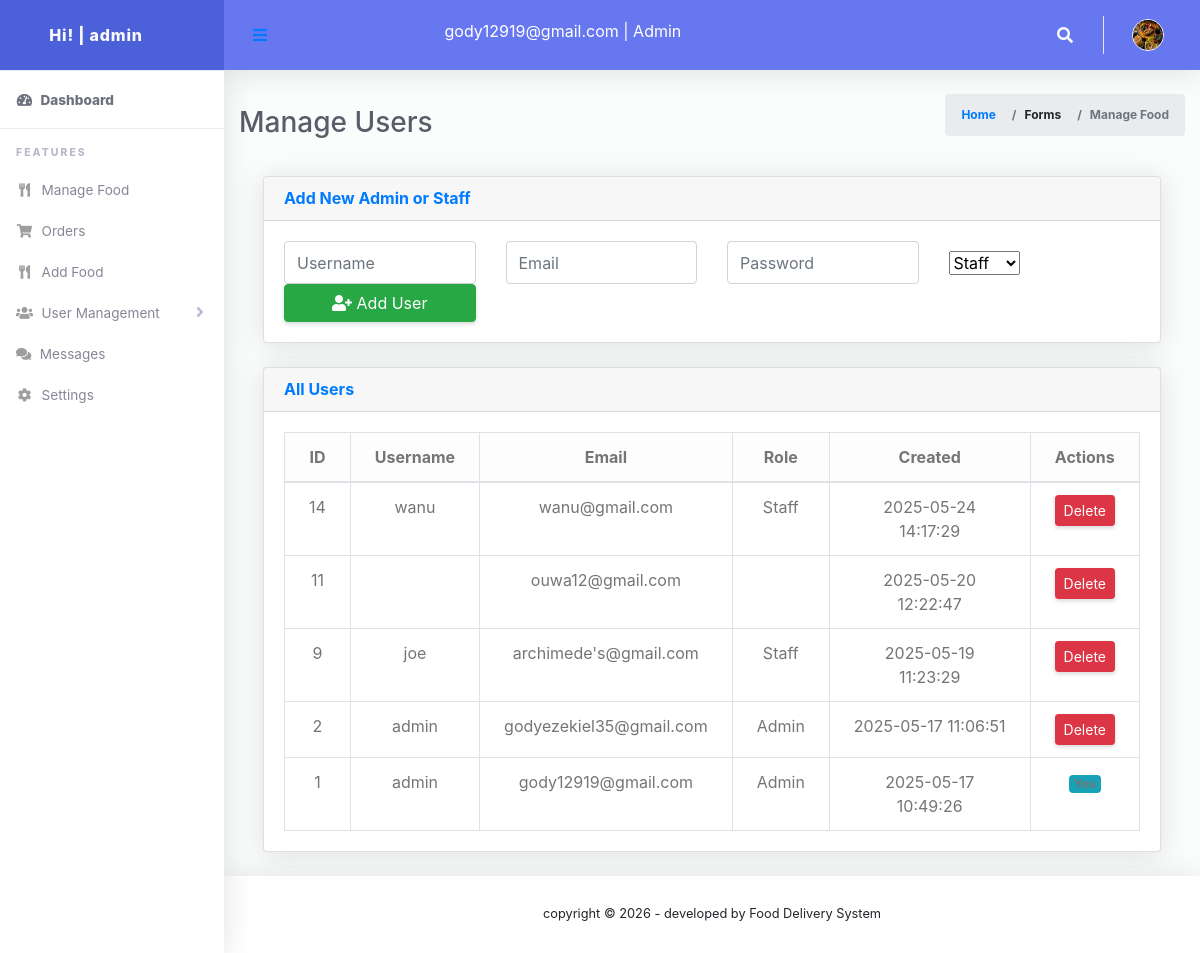
The page /admin/users.php (signed in) on the database its author committed.
### tables this page shows
CREATE TABLE `users` (
  `id` int(11) NOT NULL,
  `username` varchar(50) DEFAULT NULL,
  `email` varchar(100) DEFAULT NULL,
  `password` varchar(255) DEFAULT NULL,
  `role` enum('admin','staff','user') DEFAULT NULL,
  `image` varchar(255) DEFAULT NULL,
  `created_at` timestamp NOT NULL DEFAULT current_timestamp()
);

### admin/users.php (the view, shortened to what this page needs)
<?php
include '../includes/db_connection.php';
$adminId = $_SESSION['multi_user_sessions']['admin']['user_id'];
$admin = null;
$admin_query = $conn->prepare("SELECT username, email, role, image FROM users WHERE id = ?");
$admin_query->bind_param("i", $adminId);
$admin_query->execute();
$admin_result = $admin_query->get_result();
if ($admin_result && $admin_result->num_rows > 0) {
    $admin = $admin_result->fetch_assoc();
}
$users = mysqli_query($conn, "SELECT * FROM users ORDER BY created_at DESC");
?>
<!DOCTYPE html>
<html>
<head>
    <link href="vendor/fontawesome-free/css/all.min.css" rel="stylesheet" type="text/css">
    <link href="vendor/bootstrap/css/bootstrap.min.css" rel="stylesheet" type="text/css">
    <link href="css/ruang-admin.min.css" rel="stylesheet">
    <link href="css/bootstrap.css" rel="stylesheet">
</head>
<body id="page-top">
    <div id="wrapper">
        <?php include('includes/sidebar.php'); ?>
        <div id="content-wrapper" class="d-flex flex-column">
            <div id="content">
                <?php include('includes/header.php'); ?>
                <div class="container-fluid" id="container-wrapper">
                    <div class="d-sm-flex align-items-center justify-content-between mb-4">
                        <h1 class="h3 mb-0 text-gray-800">Manage Users</h1>
                        <ol class="breadcrumb">
                            <li class="breadcrumb-item"><a href="dashboard.php">Home</a></li>
                            <li class="breadcrumb-item">Forms</li>
                            <li class="breadcrumb-item active" aria-current="page">Manage Food</li>
                        </ol>
                    </div>
                    <div class="container-fluid px-4">
                        <div class="card shadow mb-4">
                            <div class="card-header d-flex justify-content-between align-items-center">
                                <h6 class="m-0 font-weight-bold text-primary">Add New Admin or Staff</h6>
                            </div>
                            <div class="card-body">
                                <form method="POST">
                                    <div class="row g-3 align-items-center">
                                        <div class="col-md-3">
                                            <input type="text" name="username" placeholder="Username"
                                                class="form-control" required>
                                        </div><br>
                                        <div class="col-md-3">
                                            <input type="email" name="email" placeholder="Email" class="form-control"
                                                required>
                                        </div>
                                        <div class="col-md-3">
                                            <input type="password" name="password" placeholder="Password"
                                                class="form-control" required>
                                        </div>
                                        <div class="col-md-3">
                                            <select name="role" class="form-select" required>
                                                <option value="staff">Staff</option>
                                            </select>
                                        </div>
                                        <div class="col-md-3">
                                            <button name="add_user" class="btn btn-success w-100">
                                                <i class="fas fa-user-plus me-1"></i> Add User
                                            </button>
                                        </div>
                                    </div>
                                </form>
                            </div>
                        </div>
                        <div class="card shadow mb-4">
                            <div class="card-header">
                                <h6 class="m-0 font-weight-bold text-primary">All Users</h6>
                            </div>
                            <div class="card-body">
                                <div class="table-responsive">
                                    <table class="table table-bordered align-middle text-center">
                                        <thead class="table-light">
                                            <tr>
                                                <th>ID</th>
                                                <th>Username</th>
                                                <th>Email</th>
                                                <th>Role</th>
                                                <th>Created</th>
                                                <th>Actions</th>
                                            </tr>
                                        </thead>
                                        <tbody>
                                            <?php while ($user = mysqli_fetch_assoc($users)): ?>
                                                <tr>
                                                    <td><?= $user['id'] ?></td>
                                                    <td><?= htmlspecialchars($user['username']) ?></td>
                                                    <td><?= htmlspecialchars($user['email']) ?></td>
                                                    <td><?= ucfirst($user['role']) ?></td>
                                                    <td><?= $user['created_at'] ?></td>
                                                    <td>
                                                        <?php if ($user['id'] != $adminId): ?>
                                                            <a href="?delete=<?= $user['id'] ?>" class="btn btn-danger btn-sm"
                                                                onclick="return confirm('Are you sure?')">Delete</a>
                                                        <?php else: ?>
                                                            <span class="badge bg-info">You</span>
                                                        <?php endif; ?>
                                                    </td>
                                                </tr>
                                            <?php endwhile; ?>
                                        </tbody>
                                    </table>
                                </div>
                            </div>
                        </div>
                    </div>
                </div>
            </div>
            <?php include('includes/footer.php'); ?>
        </div>
    </div>
</body>
</html>

### admin/includes/sidebar.php (shortened to what this page needs)
<ul class="navbar-nav sidebar sidebar-light accordion" id="accordionSidebar">
  <a class="sidebar-brand d-flex align-items-center justify-content-center" href="dashboard.php">
    <div class="sidebar-brand-icon">
    Hi! | <?= htmlspecialchars($admin['username']) ?>
    </div>
  </a>
  <hr class="sidebar-divider my-0">
  <li class="nav-item active">
    <a class="nav-link" href="dashboard.php">
      <i class="fas fa-fw fa-tachometer-alt"></i>
      <span>Dashboard</span></a>
    </li>
    <hr class="sidebar-divider">
    <div class="sidebar-heading">
      Features
    </div>
   <li class="nav-item">
    <a class="nav-link" href="manage_food.php">
      <i class="fas fa-fw fa-utensils"></i>
      <span>Manage Food</span>
    </a>
  </li>
    <li class="nav-item">
    <a class="nav-link" href="order.php">
      <i class="fas fa-fw fa-shopping-cart"></i>
      <span>Orders</span>
    </a>
  </li>
  <li class="nav-item">
    <a class="nav-link" href="add_food.php">
      <i class="fas fa-fw fa-utensils"></i>
      <span>Add Food</span>
    </a>
  </li>
   <li class="nav-item">
    <a class="nav-link collapsed" href="#" data-toggle="collapse" data-target="#users" aria-expanded="true" aria-controls="collapseTable">
      <i class="fas fa-fw fa-users"></i>
      <span>User Management</span>
    </a>
  </li>
  <li class="nav-item">
    <a class="nav-link" href="messages.php">
      <i class="fas fa-comments"></i>
      <span>Messages</span>
    </a>
  </li>
   <li class="nav-item">
    <a class="nav-link" href="system_setting.php">
      <i class="fas fa-fw fa-cog"></i>
      <span>Settings</span>
    </a>
  </li>
</ul>

### admin/includes/header.php (shortened to what this page needs)
<nav class="navbar navbar-expand navbar-light bg-navbar topbar mb-4 static-top">
  <button id="sidebarToggleTop" class="btn btn-link rounded-circle mr-3">
    <i class="fa fa-bars"></i>
  </button>&nbsp;&nbsp;&nbsp;&nbsp;&nbsp;&nbsp;&nbsp;&nbsp;&nbsp;
  <p class="text-white display-7 mb-2"><?= htmlspecialchars($admin['email']) ?> | <?= ucfirst($admin['role']) ?> </p>
  <ul class="navbar-nav ml-auto">
    <li class="nav-item dropdown no-arrow">
      <a class="nav-link dropdown-toggle" href="#" id="searchDropdown" role="button" data-toggle="dropdown"
        aria-haspopup="true" aria-expanded="false">
        <i class="fas fa-search fa-fw"></i>
      </a>
    </li>
    <li class="nav-item dropdown no-arrow">
<a class="nav-link dropdown-toggle" href="#" id="userDropdown" role="button" data-toggle="dropdown"
        aria-haspopup="true" aria-expanded="false">
        <?php if (!empty($admin['image']) && file_exists("../" . $admin['image'])): ?>
                <img class="img-profile rounded-circle" src="../<?= htmlspecialchars($admin['image']) ?>" class="profile-preview" alt="Current Image"
                    width="60px"><br>
            <?php else: ?>
                <img class="img-profile rounded-circle" src="../uploads/food-bg.jpg" style="max-width: 60px">
            <?php endif; ?>
      </a>
    </li>
  </ul>
</nav>

### rows shown on the page
users: username "admin", email "gody12919@gmail.com", role "Admin", id "1", created_at "2025-05-17 10:49:26"
users: id "14", username "wanu", email "wanu@gmail.com", role "Staff", created_at "2025-05-24 14:17:29"
users: id "11", email "ouwa12@gmail.com", created_at "2025-05-20 12:22:47"
users: id "9", username "joe", email "archimede's@gmail.com", role "Staff", created_at "2025-05-19 11:23:29"
users: id "2", username "admin", email "godyezekiel35@gmail.com", role "Admin", created_at "2025-05-17 11:06:51"
